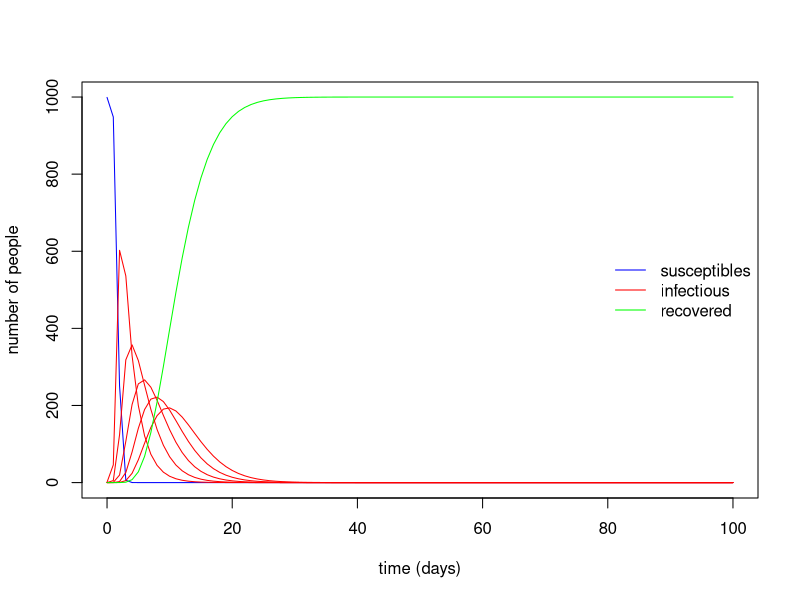

The R source for this figure:
## ---- chunk 1
# install.packages("deSolve")
library(deSolve) # using the "ode" function
## ---- chunk 2
sir_equations <- function(time, variables, parameters) {
  with(as.list(c(variables, parameters)), {
    # dS <- -beta * (I1 + I2 + I3 + I4 + I5) * S
    # dI1 <- (beta * (I1 + I2 + I3 + I4 + I5) * S) - (5 * gamma * I1)
    # dI2 <- (5 * gamma * I1) - (5 * gamma * I2)
    # dI3 <- (5 * gamma * I2) - (5 * gamma * I3)
    # dI4 <- (5 * gamma * I3) - (5 * gamma * I4)
    # dI5 <- (5 * gamma * I4) - (5 * gamma * I5)
    # dR <-  5 * gamma * I5
    
    dS <- -beta * (I1 + I2 + I3 + I4 + I5) * S
    dI1 <- (beta * (I1 + I2 + I3 + I4 + I5) * S) - (gamma * I1)
    dI2 <- (gamma * I1) - (gamma * I2)
    dI3 <- (gamma * I2) - (gamma * I3)
    dI4 <- (gamma * I3) - (gamma * I4)
    dI5 <- (gamma * I4) - (gamma * I5)
    dR <-  gamma * I5
    return(list(c(dS, dI1, dI2, dI3, dI4, dI5, dR)))
  })
}
## ---- chunk 3
parameters_values <- c(
  beta  = 0.004, # infectious contact rate (/person/day)
  gamma = 0.5    # recovery rate (/day)
)
## ---- chunk 4
initial_values <- c(
  S = 999,  # number of susceptibles at time = 0
  I1 =  1,  # number of infectious at time = 0
  I2 = 0,
  I3 = 0,
  I4 = 0,
  I5 = 0,
  R =   0   # number of recovered (and immune) at time = 0
)

## ---- chunk 5
time_values <- seq(0, 100) # days

## ---- chunk 6
ls()
## ---- chunk 7
sir_values_1 <- ode(
  y = initial_values,
  times = time_values,
  func = sir_equations,
  parms = parameters_values
)
## ---- chunk 8
sir_values_1 <- as.data.frame(sir_values_1)
sir_values_1$sum_I <- rowSums(sir_values_1[,grep("I", colnames(sir_values_1))])
sir_values_1[,c("S", "sum_I", "R")]
## ---- chunk 9
sir_values_1 <- as.data.frame(sir_values_1)
sir_values_1
## ---- chunk 10
with(sir_values_1, {
# plotting the time series of susceptibles:
  plot(time, S, type = "l", col = "blue",
       xlab = "time (days)", ylab = "number of people")
# adding the time series of infectious:
  lines(time, I1, col = "red")
  lines(time, I2, col = "red")
  lines(time, I3, col = "red")
  lines(time, I4, col = "red")
  lines(time, I5, col = "red")
# adding the time series of recovered:
  lines(time, R, col = "green")
})

# adding a legend:
legend("right", c("susceptibles", "infectious", "recovered"),
       col = c("blue", "red", "green"), lty = 1, bty = "n")
## ---- chunk 11
(999 + 1) * parameters_values["beta"] / parameters_values["gamma"]
## ---- chunk 12
sir_1 <- function(beta, gamma, S0, I0, R0, times) {
  require(deSolve) # for the "ode" function
  
# the differential equations:
  sir_equations <- function(time, variables, parameters) {
    with(as.list(c(variables, parameters)), {
      dS <- -beta * I * S
      dI <-  beta * I * S - gamma * I
      dR <-  gamma * I
      return(list(c(dS, dI, dR)))
    })
  }
  
# the parameters values:
  parameters_values <- c(beta  = beta, gamma = gamma)

# the initial values of variables:
  initial_values <- c(S = S0, I = I0, R = R0)
  
# solving
  out <- ode(initial_values, times, sir_equations, parameters_values)

# returning the output:
  as.data.frame(out)
}
## ---- chunk 13
sir_1(beta = 0.004, gamma = 0.5, S0 = 999, I0 = 1, R0 = 0, times = seq(0, 10))
